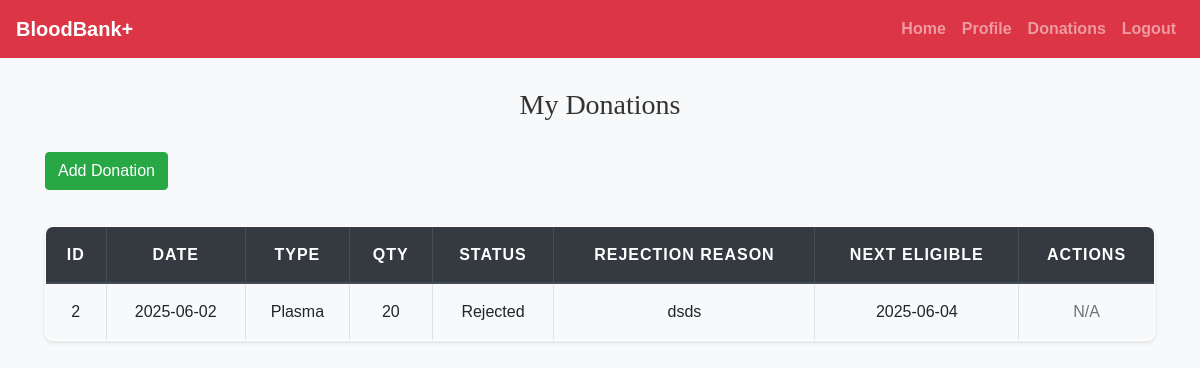
Page /donor/donations.php (signed in) on the committed database.
### tables this page shows
CREATE TABLE `donations` (
  `donation_id` int(11) NOT NULL,
  `donor_id` int(11) NOT NULL,
  `donation_date` date NOT NULL,
  `donation_type` enum('Whole Blood','Plasma','Platelets') NOT NULL,
  `quantity` int(11) NOT NULL,
  `health_screening_results` text NOT NULL,
  `status` enum('pending','completed','rejected') DEFAULT 'pending',
  `rejection_reason` text DEFAULT NULL,
  `next_eligible_date` date DEFAULT NULL
);

### donor/donations.php (the view, shortened to what this page needs)
<?php
include('../config.php');
$donor_id = $_SESSION['id'];
$donations = $conn->query("SELECT * FROM donations WHERE donor_id = $donor_id ORDER BY donation_id DESC");
?>
<!DOCTYPE html>
<html>
<head>
    <link rel="stylesheet" href="https://cdn.jsdelivr.net/npm/bootstrap@4.6.2/dist/css/bootstrap.min.css">
    <link rel="stylesheet" href="../css/style.css">
</head>
<body>
<?php include('navbar.php'); ?>
<div class="container mt-4">
    <h3>My Donations</h3>
    <button class="btn btn-success mb-3" data-toggle="modal" data-target="#addModal">Add Donation</button>
    <table class="table table-bordered table-sm">
        <thead class="thead-dark">
            <tr>
                <th>ID</th>
                <th>Date</th>
                <th>Type</th>
                <th>Qty</th>
                <th>Status</th>
                <th>Rejection Reason</th>
                <th>Next Eligible</th>
                <th>Actions</th>
            </tr>
        </thead>
        <tbody>
            <?php while ($row = $donations->fetch_assoc()): ?>
                <tr>
                    <td><?= $row['donation_id'] ?></td>
                    <td><?= $row['donation_date'] ?></td>
                    <td><?= $row['donation_type'] ?></td>
                    <td><?= $row['quantity'] ?></td>
                    <td><?= ucfirst($row['status']) ?></td>
                    <td><?= $row['rejection_reason'] ?? '-' ?></td>
                    <td><?= $row['next_eligible_date'] ?? '-' ?></td>
                    <td>
                        <?php if ($row['status'] == 'pending'): ?>
                            <button class="btn btn-sm btn-primary" onclick="editDonation(<?= htmlspecialchars(json_encode($row)) ?>)">Edit</button>
                            <a href="?delete_id=<?= $row['donation_id'] ?>" class="btn btn-sm btn-danger" onclick="return confirm('Are you sure to Delete?')">Delete</a>
                        <?php else: ?>
                            <span class="text-muted">N/A</span>
                        <?php endif; ?>
                    </td>
                </tr>
            <?php endwhile; ?>
        </tbody>
    </table>
</div>
</body>
</html>

### css/style.css (style rules this page uses)
body { background: #f8f9fa; font-family: 'Arial', sans-serif; color: #333; line-height: 1.6; }
h1, h2, h3, h4 { text-align: center; margin-top: 30px; margin-bottom: 30px; font-family: 'Georgia', serif; }
.container { margin-bottom: 40px; }
.table { width: 100%; border-collapse: collapse; margin-top: 20px; font-size: 16px; background-color: #ffffff; border-radius: 8px; overflow: hidden; box-shadow: 0 2px 4px rgba(0, 0, 0, 0.1); }
.table th, .table td { padding: 15px; border: 1px solid #dee2e6; text-align: center; }
.table thead th { background-color: #004d4d; color: white; font-weight: bold; text-transform: uppercase; letter-spacing: 1px; }
.table tbody tr:nth-child(odd) { background-color: #f8f9fa; }

### rows in the picture
donations: donation_id "2", donation_date "2025-06-02", donation_type "Plasma", quantity "20", status "Rejected", rejection_reason "dsds", next_eligible_date "2025-06-04", shows "N/A"
